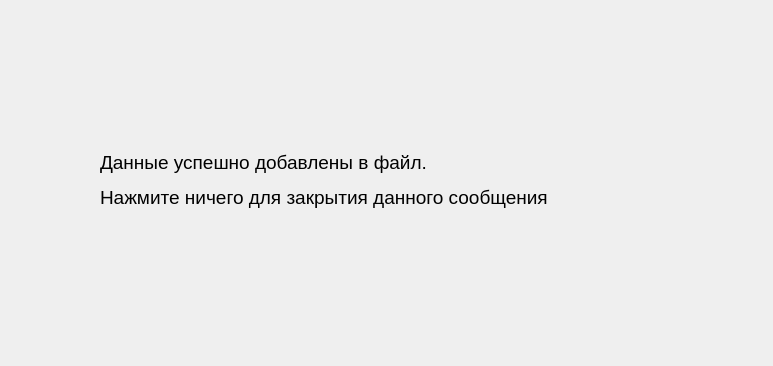
<?xml version="1.0" encoding="UTF-8"?>
<ui version="4.0">
 <class>Dialog</class>
 <widget class="QDialog" name="Dialog">
  <property name="geometry">
   <rect>
    <x>0</x>
    <y>0</y>
    <width>773</width>
    <height>366</height>
   </rect>
  </property>
  <property name="windowTitle">
   <string>Dialog</string>
  </property>
  <widget class="QLabel" name="label">
   <property name="geometry">
    <rect>
     <x>100</x>
     <y>30</y>
     <width>561</width>
     <height>301</height>
    </rect>
   </property>
   <property name="text">
    <string>&lt;html&gt;&lt;head/&gt;&lt;body&gt;&lt;p&gt;&lt;span style=&quot; font-size:14pt;&quot;&gt;Данные успешно добавлены в файл.&lt;/span&gt;&lt;/p&gt;&lt;p&gt;&lt;span style=&quot; font-size:14pt;&quot;&gt;Нажмите ничего для закрытия данного сообщения&lt;/span&gt;&lt;/p&gt;&lt;/body&gt;&lt;/html&gt;</string>
   </property>
  </widget>
 </widget>
 <resources/>
 <connections/>
</ui>
